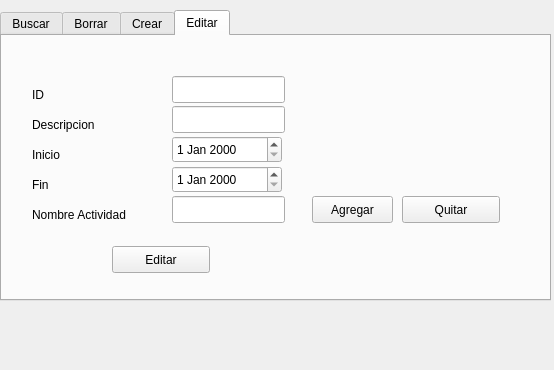
<?xml version="1.0" encoding="UTF-8"?>
<ui version="4.0">
 <class>VentanaAdministrarCursos</class>
 <widget class="QWidget" name="VentanaAdministrarCursos">
  <property name="geometry">
   <rect>
    <x>0</x>
    <y>0</y>
    <width>554</width>
    <height>370</height>
   </rect>
  </property>
  <property name="windowTitle">
   <string>Form</string>
  </property>
  <widget class="QTabWidget" name="tabWidget">
   <property name="geometry">
    <rect>
     <x>0</x>
     <y>10</y>
     <width>551</width>
     <height>291</height>
    </rect>
   </property>
   <property name="currentIndex">
    <number>3</number>
   </property>
   <widget class="QWidget" name="Buscar">
    <attribute name="title">
     <string>Buscar</string>
    </attribute>
    <widget class="QPushButton" name="botonBuscarCurso">
     <property name="geometry">
      <rect>
       <x>30</x>
       <y>180</y>
       <width>98</width>
       <height>27</height>
      </rect>
     </property>
     <property name="text">
      <string>Buscar</string>
     </property>
    </widget>
    <widget class="QLineEdit" name="campoBuscarIdCurso">
     <property name="geometry">
      <rect>
       <x>110</x>
       <y>20</y>
       <width>113</width>
       <height>27</height>
      </rect>
     </property>
    </widget>
    <widget class="QLabel" name="etiquetaBuscarIdCurso">
     <property name="geometry">
      <rect>
       <x>20</x>
       <y>30</y>
       <width>66</width>
       <height>17</height>
      </rect>
     </property>
     <property name="text">
      <string>ID</string>
     </property>
    </widget>
    <widget class="QLabel" name="etiquetaBuscarDescripcionCurso">
     <property name="geometry">
      <rect>
       <x>20</x>
       <y>60</y>
       <width>91</width>
       <height>17</height>
      </rect>
     </property>
     <property name="text">
      <string>Descripcion</string>
     </property>
    </widget>
    <widget class="QLabel" name="etiquetaBuscarInicioCurso">
     <property name="geometry">
      <rect>
       <x>20</x>
       <y>90</y>
       <width>66</width>
       <height>17</height>
      </rect>
     </property>
     <property name="text">
      <string>Inicio</string>
     </property>
    </widget>
    <widget class="QLabel" name="etiquetaBuscarFinCurso">
     <property name="geometry">
      <rect>
       <x>20</x>
       <y>120</y>
       <width>66</width>
       <height>17</height>
      </rect>
     </property>
     <property name="text">
      <string>Fin</string>
     </property>
    </widget>
    <widget class="QPushButton" name="botonBuscarLimparCurso">
     <property name="geometry">
      <rect>
       <x>20</x>
       <y>210</y>
       <width>131</width>
       <height>27</height>
      </rect>
     </property>
     <property name="text">
      <string>Limpiar campos</string>
     </property>
    </widget>
    <widget class="QLineEdit" name="campoBuscarDescripcionCurso">
     <property name="geometry">
      <rect>
       <x>110</x>
       <y>50</y>
       <width>113</width>
       <height>27</height>
      </rect>
     </property>
    </widget>
    <widget class="QLineEdit" name="campoBuscarInicioCurso">
     <property name="geometry">
      <rect>
       <x>110</x>
       <y>80</y>
       <width>113</width>
       <height>27</height>
      </rect>
     </property>
    </widget>
    <widget class="QLineEdit" name="campoBuscarFinCurso">
     <property name="geometry">
      <rect>
       <x>110</x>
       <y>110</y>
       <width>113</width>
       <height>27</height>
      </rect>
     </property>
    </widget>
    <widget class="QLabel" name="etiquetaBuscarActividadesCurso">
     <property name="geometry">
      <rect>
       <x>260</x>
       <y>30</y>
       <width>161</width>
       <height>17</height>
      </rect>
     </property>
     <property name="text">
      <string>Nombre Actividadades</string>
     </property>
    </widget>
    <widget class="QListWidget" name="listaBuscarActividadescurso">
     <property name="geometry">
      <rect>
       <x>260</x>
       <y>50</y>
       <width>256</width>
       <height>192</height>
      </rect>
     </property>
    </widget>
   </widget>
   <widget class="QWidget" name="tab_2">
    <attribute name="title">
     <string>Borrar</string>
    </attribute>
    <widget class="QLineEdit" name="campoBorrarCurso">
     <property name="geometry">
      <rect>
       <x>90</x>
       <y>40</y>
       <width>113</width>
       <height>27</height>
      </rect>
     </property>
    </widget>
    <widget class="QLabel" name="etiquetaBorrarCurso">
     <property name="geometry">
      <rect>
       <x>20</x>
       <y>50</y>
       <width>66</width>
       <height>17</height>
      </rect>
     </property>
     <property name="text">
      <string>ID</string>
     </property>
    </widget>
    <widget class="QPushButton" name="BotonBorrarCurso">
     <property name="geometry">
      <rect>
       <x>240</x>
       <y>40</y>
       <width>98</width>
       <height>27</height>
      </rect>
     </property>
     <property name="text">
      <string>Borrar</string>
     </property>
    </widget>
   </widget>
   <widget class="QWidget" name="tab_3">
    <attribute name="title">
     <string>Crear</string>
    </attribute>
    <widget class="QLineEdit" name="campoCrearIdCurso">
     <property name="geometry">
      <rect>
       <x>200</x>
       <y>40</y>
       <width>113</width>
       <height>27</height>
      </rect>
     </property>
    </widget>
    <widget class="QLineEdit" name="campoCrearDescripcionCurso">
     <property name="geometry">
      <rect>
       <x>200</x>
       <y>70</y>
       <width>113</width>
       <height>27</height>
      </rect>
     </property>
    </widget>
    <widget class="QLabel" name="etiquetaCrearIdCurso">
     <property name="geometry">
      <rect>
       <x>40</x>
       <y>40</y>
       <width>66</width>
       <height>17</height>
      </rect>
     </property>
     <property name="text">
      <string>ID</string>
     </property>
    </widget>
    <widget class="QLabel" name="etiquetaCrearDescripcionCurso">
     <property name="geometry">
      <rect>
       <x>40</x>
       <y>70</y>
       <width>91</width>
       <height>17</height>
      </rect>
     </property>
     <property name="text">
      <string>Descripcion</string>
     </property>
    </widget>
    <widget class="QLabel" name="etiquetaCrearInicioCurso">
     <property name="geometry">
      <rect>
       <x>40</x>
       <y>110</y>
       <width>66</width>
       <height>17</height>
      </rect>
     </property>
     <property name="text">
      <string>Inicio</string>
     </property>
    </widget>
    <widget class="QLabel" name="etiquetaCrearFinCurso">
     <property name="geometry">
      <rect>
       <x>40</x>
       <y>140</y>
       <width>66</width>
       <height>17</height>
      </rect>
     </property>
     <property name="text">
      <string>Fin</string>
     </property>
    </widget>
    <widget class="QDateEdit" name="campoCrearInicioCurso">
     <property name="geometry">
      <rect>
       <x>200</x>
       <y>100</y>
       <width>110</width>
       <height>27</height>
      </rect>
     </property>
    </widget>
    <widget class="QDateEdit" name="campoCrearFinCurso">
     <property name="geometry">
      <rect>
       <x>200</x>
       <y>130</y>
       <width>110</width>
       <height>27</height>
      </rect>
     </property>
    </widget>
    <widget class="QLineEdit" name="campoCrearActividadCurso">
     <property name="geometry">
      <rect>
       <x>200</x>
       <y>160</y>
       <width>113</width>
       <height>27</height>
      </rect>
     </property>
    </widget>
    <widget class="QLabel" name="etiquetaCrearActividadCurso">
     <property name="geometry">
      <rect>
       <x>40</x>
       <y>170</y>
       <width>131</width>
       <height>17</height>
      </rect>
     </property>
     <property name="text">
      <string>Nombre Actividad</string>
     </property>
    </widget>
    <widget class="QPushButton" name="botonCrearAgregarActividadCurso">
     <property name="geometry">
      <rect>
       <x>330</x>
       <y>160</y>
       <width>81</width>
       <height>27</height>
      </rect>
     </property>
     <property name="text">
      <string>Agregar</string>
     </property>
    </widget>
    <widget class="QPushButton" name="botonCrearCurso">
     <property name="geometry">
      <rect>
       <x>80</x>
       <y>220</y>
       <width>98</width>
       <height>27</height>
      </rect>
     </property>
     <property name="text">
      <string>Crear</string>
     </property>
    </widget>
   </widget>
   <widget class="QWidget" name="tab">
    <attribute name="title">
     <string>Editar</string>
    </attribute>
    <widget class="QLineEdit" name="campoEditarIdcurso">
     <property name="geometry">
      <rect>
       <x>170</x>
       <y>40</y>
       <width>113</width>
       <height>27</height>
      </rect>
     </property>
    </widget>
    <widget class="QLineEdit" name="campoEditardescripcioncurso">
     <property name="geometry">
      <rect>
       <x>170</x>
       <y>70</y>
       <width>113</width>
       <height>27</height>
      </rect>
     </property>
    </widget>
    <widget class="QLineEdit" name="campoEditarActividadcurso">
     <property name="geometry">
      <rect>
       <x>170</x>
       <y>160</y>
       <width>113</width>
       <height>27</height>
      </rect>
     </property>
    </widget>
    <widget class="QDateEdit" name="campoEditarFincurso">
     <property name="geometry">
      <rect>
       <x>170</x>
       <y>130</y>
       <width>110</width>
       <height>27</height>
      </rect>
     </property>
    </widget>
    <widget class="QDateEdit" name="campoEditarIniciocurso">
     <property name="geometry">
      <rect>
       <x>170</x>
       <y>100</y>
       <width>110</width>
       <height>27</height>
      </rect>
     </property>
    </widget>
    <widget class="QLabel" name="label_7">
     <property name="geometry">
      <rect>
       <x>30</x>
       <y>50</y>
       <width>66</width>
       <height>17</height>
      </rect>
     </property>
     <property name="text">
      <string>ID</string>
     </property>
    </widget>
    <widget class="QLabel" name="label_8">
     <property name="geometry">
      <rect>
       <x>30</x>
       <y>80</y>
       <width>91</width>
       <height>17</height>
      </rect>
     </property>
     <property name="text">
      <string>Descripcion</string>
     </property>
    </widget>
    <widget class="QLabel" name="label_9">
     <property name="geometry">
      <rect>
       <x>30</x>
       <y>110</y>
       <width>66</width>
       <height>17</height>
      </rect>
     </property>
     <property name="text">
      <string>Inicio</string>
     </property>
    </widget>
    <widget class="QLabel" name="label_10">
     <property name="geometry">
      <rect>
       <x>30</x>
       <y>140</y>
       <width>66</width>
       <height>17</height>
      </rect>
     </property>
     <property name="text">
      <string>Fin</string>
     </property>
    </widget>
    <widget class="QLabel" name="label_11">
     <property name="geometry">
      <rect>
       <x>30</x>
       <y>170</y>
       <width>131</width>
       <height>17</height>
      </rect>
     </property>
     <property name="text">
      <string>Nombre Actividad</string>
     </property>
    </widget>
    <widget class="QPushButton" name="botonEditarAgregarActividadCurso">
     <property name="geometry">
      <rect>
       <x>310</x>
       <y>160</y>
       <width>81</width>
       <height>27</height>
      </rect>
     </property>
     <property name="text">
      <string>Agregar</string>
     </property>
    </widget>
    <widget class="QPushButton" name="botonEditarCurso">
     <property name="geometry">
      <rect>
       <x>110</x>
       <y>210</y>
       <width>98</width>
       <height>27</height>
      </rect>
     </property>
     <property name="text">
      <string>Editar</string>
     </property>
    </widget>
    <widget class="QPushButton" name="botonEditarQuitarActividadCurso">
     <property name="geometry">
      <rect>
       <x>400</x>
       <y>160</y>
       <width>98</width>
       <height>27</height>
      </rect>
     </property>
     <property name="text">
      <string>Quitar</string>
     </property>
    </widget>
   </widget>
  </widget>
 </widget>
 <resources/>
 <connections/>
</ui>
